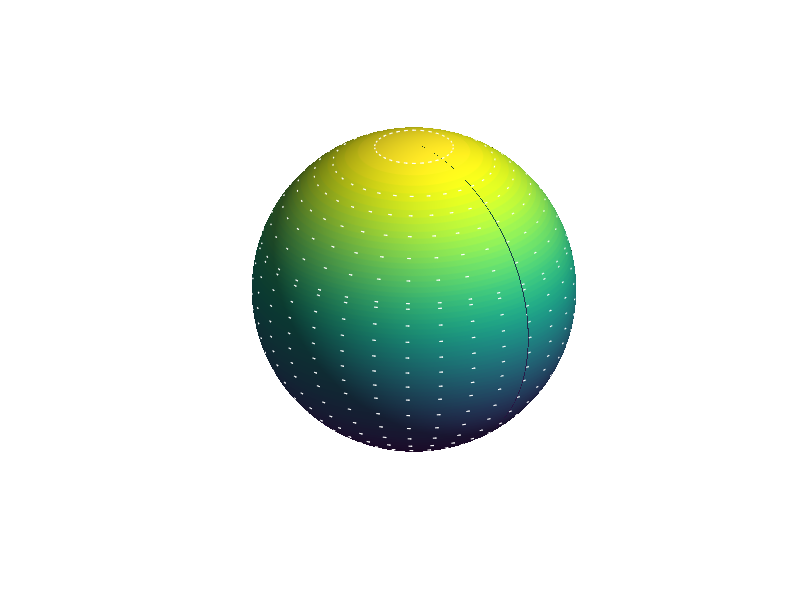

The MATLAB script that drew this image: (Note: this script raises an error after producing the figure.)
function shallow_water_cyclone_demo()
    clc; clear;

    %% === 1) Load Earth Globe (for display) ===
    [globe, lat_rad, lon_rad, x, y, z] = interactive_globe();

    %% === 2) Basic Parameters ===
    R        = 1.0;         % radius of Earth (nondimensional here)
    g        = 9.81;        % gravitational acceleration
    Omega    = 7.2921e-5;   % Earth's rotation rate (s^-1)
    lat_res  = 2;           % grid resolution (degrees) for simulation
    lon_res  = 2;           % grid resolution (degrees) for simulation
    dLat     = deg2rad(lat_res);
    dLon     = deg2rad(lon_res);

    % Time parameters
    dt       = 0.001;       % time step (nondimensional)
    nSteps   = 100000;      % increased for longer simulation
    skipFrame = 10;         % increased to reduce visual update frequency

    % Define the simulation grid (coarse grid)
    latVec = deg2rad(-90 : lat_res : 90);
    lonVec = deg2rad(0   : lon_res : 360 - lon_res);
    [LAM, PHI] = meshgrid(lonVec, latVec);

    nLat = size(PHI,1);
    nLon = size(PHI,2);

    % Precompute trigonometric factors
    cosPHI = cos(PHI);
    sinPHI = sin(PHI);
    tanPHI = tan(PHI);

    %% === 3) Topography (Gaussian "mountain") ===
    % CHANGED: Reduced mountain height and made it wider/smoother
    lat0 = deg2rad(30);
    lon0 = deg2rad(90);
    b = 0.1 * exp(-((PHI - lat0).^2 + (LAM - lon0).^2) / 0.1);  % smaller, smoother bump

    %% === 4) Initial Conditions (height & velocity) ===
    h0 = 1.0;                  
    h  = h0 * ones(nLat, nLon); % uniform fluid depth
    
    % CHANGED: Further reduced baseline flow
    u = 0.01 * ones(nLat, nLon);  % smaller zonal wind
    v = zeros(nLat, nLon);        % zero meridional wind
    
    % Create an initial cyclonic disturbance
    disturbance_lat = deg2rad(35); % Northern hemisphere
    disturbance_lon = deg2rad(100);
    radius = 0.3; % Size of disturbance
    
    for i = 1:nLat
        for j = 1:nLon
            % Calculate distance to center of disturbance
            dlat = PHI(i,j) - disturbance_lat;
            dlon = min(abs(LAM(i,j) - disturbance_lon), 2*pi - abs(LAM(i,j) - disturbance_lon));
            dist = sqrt(dlat^2 + dlon^2);
            
            if dist < radius
                % CHANGED: Further reduced strength of initial disturbance
                strength = 0.05 * (1 - dist/radius); % Weaker in center
                angle = atan2(dlat, dlon);
                
                u(i,j) = u(i,j) + strength * sin(angle);  % Add to baseline flow
                v(i,j) = v(i,j) - strength * cos(angle); 
                
                % CHANGED: Reduced height depression
                h(i,j) = h0 - 0.05 * (1 - dist/radius)^2;
            end
        end
    end

    %% === 5) Coriolis Parameter ===
    % CHANGED: Reduced amplification even more
    f = 2 * Omega * sinPHI * 3; % Less amplified for visualization

    %% === 6) Derivative Operators in Spherical Coordinates ===
    d_dlambda = @(A) (circshift(A, [0, -1]) - circshift(A, [0, 1])) ./ (2 * dLon);
    d_dphi    = @(A) (circshift(A, [-1, 0]) - circshift(A, [1, 0])) ./ (2 * dLat);

    %% === 7) Quiver3 Setup for Display ===
    % Compute sphere coordinates for the coarse simulation grid
    [coarseLon, coarseLat] = meshgrid(lonVec, latVec);
    x_coarse = R * cos(coarseLat) .* cos(coarseLon);
    y_coarse = R * cos(coarseLat) .* sin(coarseLon);
    z_coarse = R * sin(coarseLat);

    figure(gcf);  % reuse globe figure
    hold on;
    
    % Use different arrow spacing in different regions for better visualization
    step_equator = 3;   % More dense near equator
    step_midlat = 4;    % Medium density in mid-latitudes
    step_poles = 8;     % Sparse near poles
    
    % Calculate indices for each region
    eq_indices = find(abs(PHI(:,1)) < deg2rad(20));
    midlat_indices = find(abs(PHI(:,1)) >= deg2rad(20) & abs(PHI(:,1)) < deg2rad(60));
    pole_indices = find(abs(PHI(:,1)) >= deg2rad(60));
    
    % Combine all selected indices for rows
    r_indices = sort([eq_indices(1:step_equator:end); 
                     midlat_indices(1:step_midlat:end);
                     pole_indices(1:step_poles:end)]);
    
    % Use regular spacing for columns
    c_indices = 1:6:nLon;
    
    % Get coordinates for arrow positions
    px = x_coarse(r_indices, c_indices);
    py = y_coarse(r_indices, c_indices);
    pz = z_coarse(r_indices, c_indices);
    
    % Store original positions for reset
    px_orig = px;
    py_orig = py;
    pz_orig = pz;

    % Compute initial velocity vectors
    [wx, wy, wz] = velocity_sphere_to_cart(u, v, PHI, LAM);
    uq = wx(r_indices, c_indices);
    vq = wy(r_indices, c_indices);
    wq = wz(r_indices, c_indices);

    % Create quiver plot with shorter arrows and thinner lines
    h_arrows = quiver3(px, py, pz, uq, vq, wq, 0.7, 'w', 'LineWidth', 0.8);

    %% === 8) Model Constants ===
    % CHANGED: Increased stability factors
    gamma = 0.008;       % Increased friction for more stability
    relax_rate = 0.005;  % Faster relaxation to equilibrium
    sigma_lat = deg2rad(15); % Wider heating zone (smoother)
    sigma_lon = deg2rad(15); % Wider heating zone (smoother)

    %% === Initialize Variables for Temporal Smoothing ===
    prev_uq = uq;
    prev_vq = vq;
    prev_wq = wq;
    smooth_factor = 0.85;  % Increased temporal smoothing factor
    
    % Start the timer for simulation speed calculation
    tStart = tic;

    %% === 9) Main Simulation Loop ===
    for it = 1:nSteps
        % -- Geopotential --
        Phi = g * (h + b);

        % -- 9a) Continuity Equation --
        flux_lambda = h .* u .* cosPHI;
        flux_phi = h .* v;
        dhdt = -(1 ./ (R * cosPHI)) .* d_dlambda(flux_lambda) ...
               -(1 / R) .* d_dphi(flux_phi);

        % -- 9b) Momentum Equations --
        % Pressure gradient force
        gradPhi_lambda = d_dlambda(Phi);
        gradPhi_phi = d_dphi(Phi);
        
        % CHANGED: Added damping to pressure gradients to reduce mini-cyclones
        damp_factor = 0.8;
        gradPhi_lambda = damp_factor * gradPhi_lambda;
        gradPhi_phi = damp_factor * gradPhi_phi;
        
        % Advection terms (simplified for stability)
        adv_u = u .* d_dlambda(u) ./ (R * cosPHI) + v .* d_dphi(u) ./ R;
        adv_v = u .* d_dlambda(v) ./ (R * cosPHI) + v .* d_dphi(v) ./ R;
        
        % Geometric terms
        geo_u = u .* v .* tanPHI ./ R;
        geo_v = -u .* u .* tanPHI ./ R;
        
        % Full momentum equations
        dudt = -adv_u - (1./(R * cosPHI)) .* gradPhi_lambda + f .* v - geo_u;
        dvdt = -adv_v - (1./R) .* gradPhi_phi - f .* u - geo_v;

        % -- 9c) Friction (linear drag) --
        dudt = dudt - gamma .* u;
        dvdt = dvdt - gamma .* v;

        % -- 9d) Forcing: Solar Heating & Height Relaxation --
        % CHANGED: Even slower and weaker solar heating
        solar_speed = 2*pi / 5000;  % Much slower solar motion 
        solar_lon = mod(solar_speed * it, 2*pi);
        solar_lat = deg2rad(10) * cos(2*pi*it / 20000);  
        
        % CHANGED: Significantly reduced heating rate
        Q = 0.0005 * exp(-((PHI - solar_lat).^2 / sigma_lat^2 + ...
                         (LAM - solar_lon).^2 / sigma_lon^2));
        dhdt = dhdt + Q - relax_rate .* (h - h0);

        % -- 9e) Update the Fields (Forward Euler) --
        h_new = h + dt .* dhdt;
        u_new = u + dt .* dudt;
        v_new = v + dt .* dvdt;
        
        % CHANGED: Added global smoothing every 50 steps to reduce instabilities
        if mod(it, 50) == 0
            h_new = smoothdata(h_new, 'gaussian', 3);
            u_new = smoothdata(u_new, 'gaussian', 3);
            v_new = smoothdata(v_new, 'gaussian', 3);
        end
        
        % Apply stability limit to velocity (prevent extreme values)
        % CHANGED: Further reduced maximum speed
        max_speed = 0.2;
        speed = sqrt(u_new.^2 + v_new.^2);
        too_fast = speed > max_speed;
        
        if any(too_fast(:))
            scale_factor = max_speed ./ speed;
            u_new(too_fast) = u_new(too_fast) .* scale_factor(too_fast);
            v_new(too_fast) = v_new(too_fast) .* scale_factor(too_fast);
        end
        
        % CHANGED: Extended and stronger polar filter
        polar_filter = abs(PHI) > deg2rad(60); % Expanded region
        if any(polar_filter(:))
            h_smooth = smoothdata(h_new, 'gaussian', 9); % Increased smoothing
            u_smooth = smoothdata(u_new, 'gaussian', 9);
            v_smooth = smoothdata(v_new, 'gaussian', 9);
            
            h_new(polar_filter) = h_smooth(polar_filter);
            u_new(polar_filter) = u_smooth(polar_filter);
            v_new(polar_filter) = v_smooth(polar_filter);
        end
        
        % CHANGED: Added mid-latitude smoother (milder)
        midlat_filter = abs(PHI) > deg2rad(30) & abs(PHI) <= deg2rad(60);
        if any(midlat_filter(:))
            h_smooth = smoothdata(h_new, 'gaussian', 5);
            u_smooth = smoothdata(u_new, 'gaussian', 5);
            v_smooth = smoothdata(v_new, 'gaussian', 5);
            
            % Partial application (blend)
            blend = 0.3; % 30% smoothed, 70% original
            h_new(midlat_filter) = blend * h_smooth(midlat_filter) + (1-blend) * h_new(midlat_filter);
            u_new(midlat_filter) = blend * u_smooth(midlat_filter) + (1-blend) * u_new(midlat_filter);
            v_new(midlat_filter) = blend * v_smooth(midlat_filter) + (1-blend) * v_new(midlat_filter);
        end
        
        % Update fields
        h = h_new;
        u = u_new;
        v = v_new;

        % -- 9f) Update Quiver Arrows (Display) --
        % Compute 3D velocity vectors
        [wx, wy, wz] = velocity_sphere_to_cart(u, v, PHI, LAM);
        uq = wx(r_indices, c_indices);
        vq = wy(r_indices, c_indices);
        wq = wz(r_indices, c_indices);
        
        % Move arrow positions with flow (even slower movement)
        move_factor = 0.0001; % Much slower movement of particles
        
        % Apply temporal smoothing (exponential moving average)
        smooth_uq = smooth_factor * prev_uq + (1-smooth_factor) * uq;
        smooth_vq = smooth_factor * prev_vq + (1-smooth_factor) * vq;
        smooth_wq = smooth_factor * prev_wq + (1-smooth_factor) * wq;
        
        % Save current values for next iteration
        prev_uq = smooth_uq;
        prev_vq = smooth_vq;
        prev_wq = smooth_wq;
        
        % Move arrows with smoothed velocity
        px = px + move_factor * smooth_uq;
        py = py + move_factor * smooth_vq;
        pz = pz + move_factor * smooth_wq;
        
        % Project back to sphere surface
        mag = sqrt(px.^2 + py.^2 + pz.^2);
        px = px ./ mag;
        py = py ./ mag;
        pz = pz ./ mag;
        
        % Reset arrows that move too far from their original positions
        reset_dist = 0.4; % maximum distance threshold
        for i = 1:length(px(:))
            dist = sqrt((px(i) - px_orig(i))^2 + (py(i) - py_orig(i))^2 + (pz(i) - pz_orig(i))^2);
            if dist > reset_dist
                px(i) = px_orig(i);
                py(i) = py_orig(i);
                pz(i) = pz_orig(i);
            end
        end
        
        % More gradual arrow resets
        if mod(it, 200) == 0
            % Randomly reset some arrows to original positions - more gradually
            reset_percent = 0.03; % Reset just 3% of arrows
            num_to_reset = ceil(length(px(:)) * reset_percent);
            reset_indices = randperm(length(px(:)), num_to_reset);
            
            for idx = reset_indices
                px(idx) = px_orig(idx);
                py(idx) = py_orig(idx);
                pz(idx) = pz_orig(idx);
            end
        end

        if mod(it, skipFrame) == 0
            % Scale factor for velocity display
            scale = 0.7; % Scale down arrows for display
            
            set(h_arrows, 'XData', px, 'YData', py, 'ZData', pz, ...
                         'UData', scale*smooth_uq, 'VData', scale*smooth_vq, 'WData', scale*smooth_wq);
            
            % Show simulation speed in real hours per second of simulation
            sim_time = it*dt*3600; % Simulation time in hours
            real_time = toc(tStart); % Elapsed time since first tic
            
            hours_per_sec = sim_time / real_time;
            
            title(sprintf('Shallow-Water Cyclone Demo — t = %.1f hours (%.1f sim hours/sec)', ...
                 sim_time, hours_per_sec), 'Color','w','FontSize',14);
                 
            drawnow limitrate;
        end

    end % end simulation loop

end

%% ===================================================================== %%
function [globe, lat_rad, lon_rad, x, y, z] = interactive_globe(texture_path)
% INTERACTIVE_GLOBE Creates a rotatable textured Earth globe.

    % 1. Define resolution for display
    lat_res = 0.5;
    lon_res = 0.5;
    lat = -90:lat_res:90;
    lon = 0:lon_res:360 - lon_res;
    [lon_rad, lat_rad] = meshgrid(deg2rad(lon), deg2rad(lat));

    % 2. Compute sphere coordinates
    R = 1;
    x = R * cos(lat_rad) .* cos(lon_rad);
    y = R * cos(lat_rad) .* sin(lon_rad);
    z = R * sin(lat_rad);

    % 3. Load texture image
    if nargin < 1 || isempty(texture_path)
        texture_path = 'textures/earth_reg_10k.jpg';
    end
    
    try
        earth_img = imread(texture_path);
        if size(earth_img, 3) == 1
            earth_img = repmat(earth_img, 1, 1, 3);
        end
        earth_img = imresize(earth_img, [length(lat), length(lon)]);
        
        % 4. Plot globe with texture
        figure('Color', 'k');
        globe = surf(x, y, z, flipud(earth_img), ...
                     'EdgeColor', 'none', ...
                     'FaceColor', 'texturemap');
    catch
        % Fallback if texture not found
        figure('Color', 'k');
        globe = surf(x, y, z, ...
                     'EdgeColor', 'none', ...
                     'FaceColor', [0.3 0.5 0.9]);
    end
    
    shading interp;
    axis equal off;
    light('Position', [1 0 1], 'Style', 'infinite');
    lighting gouraud;
    material dull;
    view(45, 25);
    rotate3d on;
    title('Interactive Earth Globe', 'Color', 'w', 'FontSize', 14);
end

%% ===================================================================== %%
function [vx, vy, vz] = velocity_sphere_to_cart(u, v, lat, lon)
% Convert shallow-water (u,v) in lat-lon coordinates to 3D Cartesian (vx,vy,vz)
% for a unit sphere.
%
%   u = eastward velocity (increasing longitude)
%   v = northward velocity (increasing latitude)

    sinLat = sin(lat);   
    cosLat = cos(lat);
    sinLon = sin(lon);   
    cosLon = cos(lon);

    % Eastward unit vector
    ex = -sinLon;
    ey = cosLon;
    ez = zeros(size(lat));

    % Northward unit vector
    nx = -cosLon.*sinLat;
    ny = -sinLon.*sinLat;
    nz = cosLat;

    % Combine into 3D velocities
    vx = u .* ex + v .* nx;
    vy = u .* ey + v .* ny;
    vz = u .* ez + v .* nz;
end